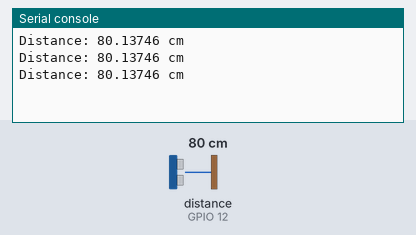
Bench run of a program on a simulated ESP32 board running MicroPython. Parts: the last lines printed to the serial console. The test bench sets the inputs (shaded band); at power-on: distance to the obstacle (sensor on GPIO 12) 80 cm. The echo pulse lasts 58.3 µs per cm; library files of the repository ran but are not shown: hcsr04.py.

Above: at 1.7 s.
1.8 s: distance to the obstacle (sensor on GPIO 12) set to 2 cm
At 2.4 s:
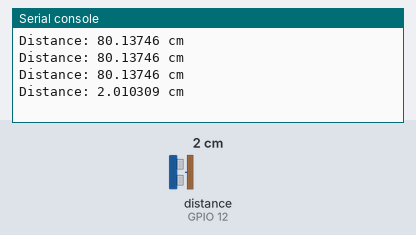
3.3 s: distance to the obstacle (sensor on GPIO 12) set to 4 cm
At 3.9 s:
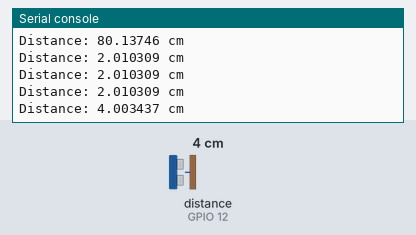
Timing chart, 0 to 6.3 s (numbered marks = the images above; inputs shaded):
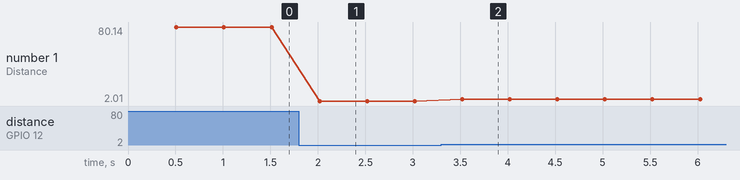

The program:

hcsr04_distance_test.py
```python
from hw_test.hcsr04 import HCSR04
import time
from machine import Pin

sensor = HCSR04(trigger_pin=14, echo_pin=12)
time.sleep_ms(500)
while True:
    distance = sensor.distance_cm()
    print('Distance:', distance, 'cm')
    time.sleep_ms(500)
```

Measured:
- after the input at 1.8 s, the serial console: prints a new line after 0.22 s (image 1)
- after the input at 3.3 s, the serial console: prints a new line after 0.22 s (image 2)
- plotted number 1: 80.14 → 2.01 after the input at 1.8 s, 2.01 → 4 after the input at 3.3 s
